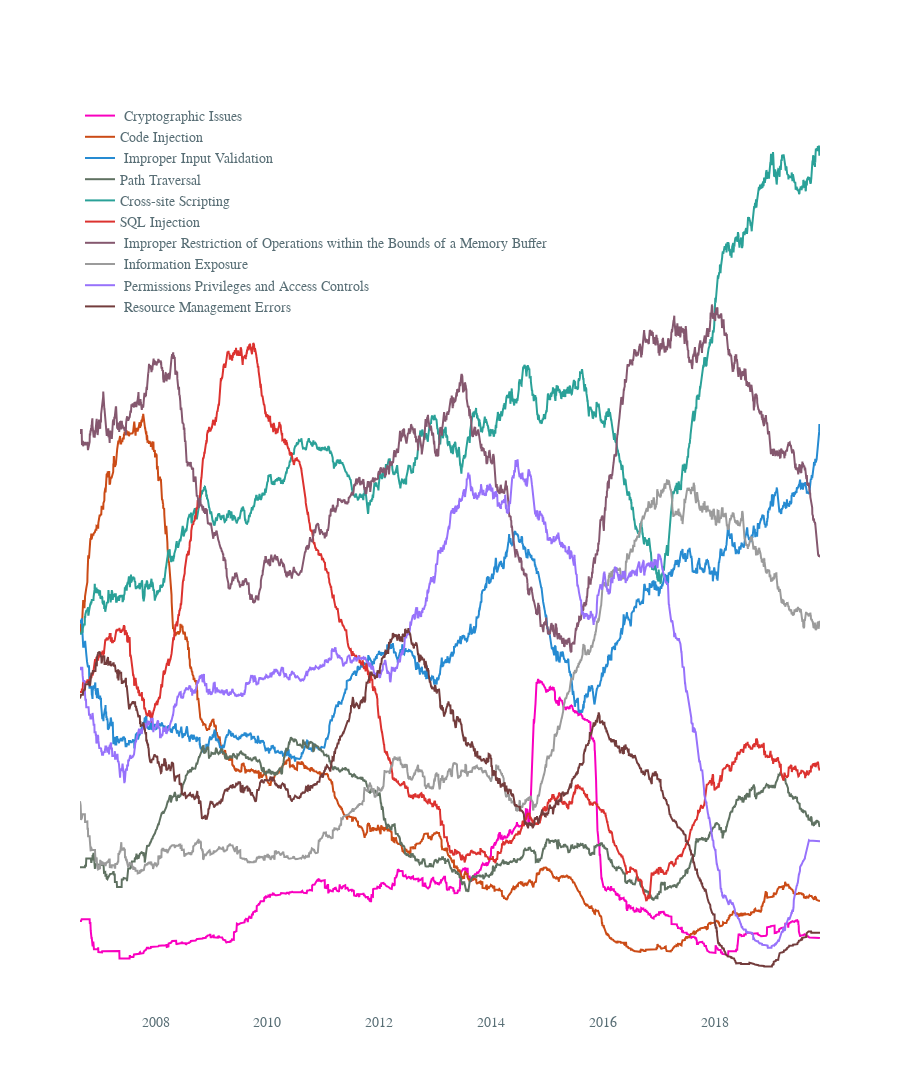

Here is the notebook cell this chart was saved with:
### Code cell
fig.update_layout(

    height=1100,
    font=dict(
        family="Arial",
        size=14,
        color="#586e75"
    ),
    xaxis=dict(
        showgrid=False,
    ),
    yaxis=dict(
        showgrid=False,
        showticklabels=False
    ),
    paper_bgcolor='rgba(0,0,0,0)',
    plot_bgcolor='rgba(0,0,0,0)',
    legend=dict(x=0., y=1.)
)

fig.show()

### Figure 1 — Plotly figure (JSON) as saved in the notebook; plotly's stock layout.template omitted (floating-point values rounded to 4 significant figures; data arrays with more than 128 entries replaced by an {"elided": "..."} marker saying what was removed)
{"data": [{"marker": {"color": "#F900BF"}, "name": " Cryptographic Issues", "type": "scatter", "x": {"elided": "3685 str values"}, "y": {"elided": "3685 float values"}}, {"marker": {"color": "#cb4b16"}, "name": "Code Injection", "type": "scatter", "x": {"elided": "3685 str values"}, "y": {"elided": "3685 float values"}}, {"marker": {"color": "#268bd2"}, "name": " Improper Input Validation", "type": "scatter", "x": {"elided": "3685 str values"}, "y": {"elided": "3685 float values"}}, {"marker": {"color": "#5F7161"}, "name": "Path Traversal", "type": "scatter", "x": {"elided": "3685 str values"}, "y": {"elided": "3685 float values"}}, {"marker": {"color": "#2aa198"}, "name": "Cross-site Scripting", "type": "scatter", "x": {"elided": "3685 str values"}, "y": {"elided": "3685 float values"}}, {"marker": {"color": "#dc322f"}, "name": "SQL Injection", "type": "scatter", "x": {"elided": "3685 str values"}, "y": {"elided": "3685 float values"}}, {"marker": {"color": "#85586F"}, "name": " Improper Restriction of Operations within the Bounds of a Memory Buffer", "type": "scatter", "x": {"elided": "3685 str values"}, "y": {"elided": "3685 float values"}}, {"marker": {"color": "#9b9b9b"}, "name": " Information Exposure", "type": "scatter", "x": {"elided": "3685 str values"}, "y": {"elided": "3685 float values"}}, {"marker": {"color": "#9772FB"}, "name": " Permissions Privileges and Access Controls", "type": "scatter", "x": {"elided": "3685 str values"}, "y": {"elided": "3685 float values"}}, {"marker": {"color": "#733C3C"}, "name": " Resource Management Errors", "type": "scatter", "x": {"elided": "3685 str values"}, "y": {"elided": "3685 float values"}}], "layout": {"font": {"color": "#586e75", "family": "Arial", "size": 14}, "height": 1100, "legend": {"x": 0, "y": 1}, "paper_bgcolor": "rgba(0,0,0,0)", "plot_bgcolor": "rgba(0,0,0,0)", "xaxis": {"showgrid": false}, "yaxis": {"showgrid": false, "showticklabels": false}}}
